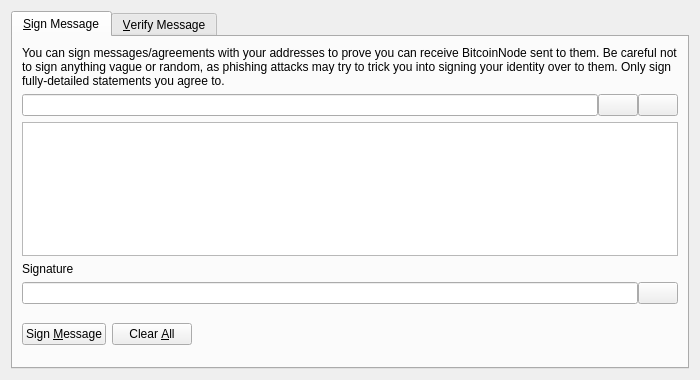
<?xml version="1.0" encoding="UTF-8"?>
<ui version="4.0">
 <class>SignVerifyMessageDialog</class>
 <widget class="QDialog" name="SignVerifyMessageDialog">
  <property name="geometry">
   <rect>
    <x>0</x>
    <y>0</y>
    <width>700</width>
    <height>380</height>
   </rect>
  </property>
  <property name="windowTitle">
   <string>Signatures - Sign / Verify a Message</string>
  </property>
  <property name="styleSheet">
   <string notr="true"/>
  </property>
  <property name="modal">
   <bool>true</bool>
  </property>
  <layout class="QVBoxLayout" name="verticalLayout">
   <item>
    <widget class="QTabWidget" name="tabWidget">
     <property name="currentIndex">
      <number>0</number>
     </property>
     <widget class="QWidget" name="tabSignMessage">
      <attribute name="title">
       <string>&amp;Sign Message</string>
      </attribute>
      <layout class="QVBoxLayout" name="verticalLayout_SM">
       <item>
        <widget class="QLabel" name="infoLabel_SM">
         <property name="text">
          <string>You can sign messages/agreements with your addresses to prove you can receive BitcoinNode sent to them. Be careful not to sign anything vague or random, as phishing attacks may try to trick you into signing your identity over to them. Only sign fully-detailed statements you agree to.</string>
         </property>
         <property name="textFormat">
          <enum>Qt::PlainText</enum>
         </property>
         <property name="wordWrap">
          <bool>true</bool>
         </property>
        </widget>
       </item>
       <item>
        <layout class="QHBoxLayout" name="horizontalLayout_1_SM">
         <property name="spacing">
          <number>0</number>
         </property>
         <item>
          <widget class="QValidatedLineEdit" name="addressIn_SM">
           <property name="toolTip">
            <string>The BitcoinNode address to sign the message with</string>
           </property>
          </widget>
         </item>
         <item>
          <widget class="QPushButton" name="addressBookButton_SM">
           <property name="toolTip">
            <string>Choose previously used address</string>
           </property>
           <property name="text">
            <string/>
           </property>
           <property name="shortcut">
            <string>Alt+A</string>
           </property>
           <property name="autoDefault">
            <bool>false</bool>
           </property>
          </widget>
         </item>
         <item>
          <widget class="QPushButton" name="pasteButton_SM">
           <property name="toolTip">
            <string>Paste address from clipboard</string>
           </property>
           <property name="text">
            <string/>
           </property>
           <property name="shortcut">
            <string>Alt+P</string>
           </property>
           <property name="autoDefault">
            <bool>false</bool>
           </property>
          </widget>
         </item>
        </layout>
       </item>
       <item>
        <widget class="QPlainTextEdit" name="messageIn_SM">
         <property name="toolTip">
          <string>Enter the message you want to sign here</string>
         </property>
        </widget>
       </item>
       <item>
        <widget class="QLabel" name="signatureLabel_SM">
         <property name="text">
          <string>Signature</string>
         </property>
         <property name="textFormat">
          <enum>Qt::PlainText</enum>
         </property>
        </widget>
       </item>
       <item>
        <layout class="QHBoxLayout" name="horizontalLayout_2_SM">
         <property name="spacing">
          <number>0</number>
         </property>
         <item>
          <widget class="QLineEdit" name="signatureOut_SM">
           <property name="font">
            <font>
             <italic>true</italic>
            </font>
           </property>
           <property name="readOnly">
            <bool>true</bool>
           </property>
          </widget>
         </item>
         <item>
          <widget class="QPushButton" name="copySignatureButton_SM">
           <property name="toolTip">
            <string>Copy the current signature to the system clipboard</string>
           </property>
           <property name="text">
            <string/>
           </property>
           <property name="autoDefault">
            <bool>false</bool>
           </property>
          </widget>
         </item>
        </layout>
       </item>
       <item>
        <layout class="QHBoxLayout" name="horizontalLayout_3_SM">
         <item>
          <widget class="QPushButton" name="signMessageButton_SM">
           <property name="toolTip">
            <string>Sign the message to prove you own this BitcoinNode address</string>
           </property>
           <property name="text">
            <string>Sign &amp;Message</string>
           </property>
           <property name="autoDefault">
            <bool>false</bool>
           </property>
          </widget>
         </item>
         <item>
          <widget class="QPushButton" name="clearButton_SM">
           <property name="toolTip">
            <string>Reset all sign message fields</string>
           </property>
           <property name="text">
            <string>Clear &amp;All</string>
           </property>
           <property name="autoDefault">
            <bool>false</bool>
           </property>
          </widget>
         </item>
         <item>
          <spacer name="horizontalSpacer_1_SM">
           <property name="orientation">
            <enum>Qt::Horizontal</enum>
           </property>
           <property name="sizeHint" stdset="0">
            <size>
             <width>40</width>
             <height>48</height>
            </size>
           </property>
          </spacer>
         </item>
         <item>
          <widget class="QLabel" name="statusLabel_SM">
           <property name="font">
            <font>
             <weight>75</weight>
             <bold>true</bold>
            </font>
           </property>
           <property name="text">
            <string/>
           </property>
           <property name="wordWrap">
            <bool>true</bool>
           </property>
          </widget>
         </item>
         <item>
          <spacer name="horizontalSpacer_2_SM">
           <property name="orientation">
            <enum>Qt::Horizontal</enum>
           </property>
           <property name="sizeHint" stdset="0">
            <size>
             <width>40</width>
             <height>48</height>
            </size>
           </property>
          </spacer>
         </item>
        </layout>
       </item>
      </layout>
     </widget>
     <widget class="QWidget" name="tabVerifyMessage">
      <attribute name="title">
       <string>&amp;Verify Message</string>
      </attribute>
      <layout class="QVBoxLayout" name="verticalLayout_VM">
       <item>
        <widget class="QLabel" name="infoLabel_VM">
         <property name="text">
          <string>Enter the receiver's address, message (ensure you copy line breaks, spaces, tabs, etc. exactly) and signature below to verify the message. Be careful not to read more into the signature than what is in the signed message itself, to avoid being tricked by a man-in-the-middle attack. Note that this only proves the signing party receives with the address, it cannot prove sendership of any transaction!</string>
         </property>
         <property name="textFormat">
          <enum>Qt::PlainText</enum>
         </property>
         <property name="alignment">
          <set>Qt::AlignLeading|Qt::AlignLeft|Qt::AlignTop</set>
         </property>
         <property name="wordWrap">
          <bool>true</bool>
         </property>
        </widget>
       </item>
       <item>
        <layout class="QHBoxLayout" name="horizontalLayout_1_VM">
         <property name="spacing">
          <number>0</number>
         </property>
         <item>
          <widget class="QValidatedLineEdit" name="addressIn_VM">
           <property name="toolTip">
            <string>The BitcoinNode address the message was signed with</string>
           </property>
          </widget>
         </item>
         <item>
          <widget class="QPushButton" name="addressBookButton_VM">
           <property name="toolTip">
            <string>Choose previously used address</string>
           </property>
           <property name="text">
            <string/>
           </property>
           <property name="shortcut">
            <string>Alt+A</string>
           </property>
           <property name="autoDefault">
            <bool>false</bool>
           </property>
          </widget>
         </item>
        </layout>
       </item>
       <item>
        <widget class="QPlainTextEdit" name="messageIn_VM"/>
       </item>
       <item>
        <widget class="QValidatedLineEdit" name="signatureIn_VM"/>
       </item>
       <item>
        <layout class="QHBoxLayout" name="horizontalLayout_2_VM">
         <item>
          <widget class="QPushButton" name="verifyMessageButton_VM">
           <property name="toolTip">
            <string>Verify the message to ensure it was signed with the specified BitcoinNode address</string>
           </property>
           <property name="text">
            <string>Verify &amp;Message</string>
           </property>
           <property name="autoDefault">
            <bool>false</bool>
           </property>
          </widget>
         </item>
         <item>
          <widget class="QPushButton" name="clearButton_VM">
           <property name="toolTip">
            <string>Reset all verify message fields</string>
           </property>
           <property name="text">
            <string>Clear &amp;All</string>
           </property>
           <property name="autoDefault">
            <bool>false</bool>
           </property>
          </widget>
         </item>
         <item>
          <spacer name="horizontalSpacer_1_VM">
           <property name="orientation">
            <enum>Qt::Horizontal</enum>
           </property>
           <property name="sizeHint" stdset="0">
            <size>
             <width>40</width>
             <height>48</height>
            </size>
           </property>
          </spacer>
         </item>
         <item>
          <widget class="QLabel" name="statusLabel_VM">
           <property name="font">
            <font>
             <weight>75</weight>
             <bold>true</bold>
            </font>
           </property>
           <property name="text">
            <string/>
           </property>
           <property name="wordWrap">
            <bool>true</bool>
           </property>
          </widget>
         </item>
         <item>
          <spacer name="horizontalSpacer_2_VM">
           <property name="orientation">
            <enum>Qt::Horizontal</enum>
           </property>
           <property name="sizeHint" stdset="0">
            <size>
             <width>40</width>
             <height>48</height>
            </size>
           </property>
          </spacer>
         </item>
        </layout>
       </item>
      </layout>
     </widget>
    </widget>
   </item>
  </layout>
 </widget>
 <customwidgets>
  <customwidget>
   <class>QValidatedLineEdit</class>
   <extends>QLineEdit</extends>
   <header>qvalidatedlineedit.h</header>
  </customwidget>
 </customwidgets>
 <resources>
  <include location="../bitcoinnode.qrc"/>
 </resources>
 <connections/>
</ui>
